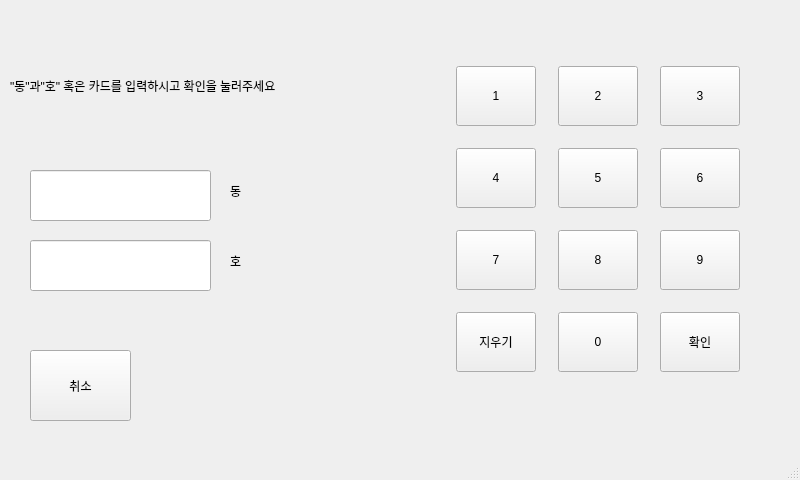
<?xml version="1.0" encoding="UTF-8"?>
<ui version="4.0">
 <class>MainWindow</class>
 <widget class="QMainWindow" name="MainWindow">
  <property name="geometry">
   <rect>
    <x>0</x>
    <y>0</y>
    <width>800</width>
    <height>480</height>
   </rect>
  </property>
  <property name="windowTitle">
   <string>MainWindow</string>
  </property>
  <widget class="QWidget" name="centralwidget">
   <widget class="QLabel" name="lb_call_2">
    <property name="geometry">
     <rect>
      <x>230</x>
      <y>170</y>
      <width>41</width>
      <height>41</height>
     </rect>
    </property>
    <property name="styleSheet">
     <string notr="true">font: italic 26pt &quot;PibotoLt&quot;;
</string>
    </property>
    <property name="text">
     <string>동</string>
    </property>
   </widget>
   <widget class="QWidget" name="gridLayoutWidget">
    <property name="geometry">
     <rect>
      <x>440</x>
      <y>50</y>
      <width>317</width>
      <height>341</height>
     </rect>
    </property>
    <layout class="QGridLayout" name="gridLayout">
     <item row="0" column="0">
      <widget class="QPushButton" name="pb_1">
       <property name="minimumSize">
        <size>
         <width>45</width>
         <height>45</height>
        </size>
       </property>
       <property name="maximumSize">
        <size>
         <width>80</width>
         <height>60</height>
        </size>
       </property>
       <property name="styleSheet">
        <string notr="true">font: italic 28pt &quot;PibotoLt&quot;;</string>
       </property>
       <property name="text">
        <string>1</string>
       </property>
      </widget>
     </item>
     <item row="1" column="1">
      <widget class="QPushButton" name="pb_5">
       <property name="enabled">
        <bool>true</bool>
       </property>
       <property name="minimumSize">
        <size>
         <width>45</width>
         <height>45</height>
        </size>
       </property>
       <property name="maximumSize">
        <size>
         <width>80</width>
         <height>60</height>
        </size>
       </property>
       <property name="styleSheet">
        <string notr="true">font: italic 28pt &quot;PibotoLt&quot;;</string>
       </property>
       <property name="text">
        <string>5</string>
       </property>
      </widget>
     </item>
     <item row="2" column="0">
      <widget class="QPushButton" name="pb_7">
       <property name="enabled">
        <bool>true</bool>
       </property>
       <property name="minimumSize">
        <size>
         <width>45</width>
         <height>45</height>
        </size>
       </property>
       <property name="maximumSize">
        <size>
         <width>80</width>
         <height>60</height>
        </size>
       </property>
       <property name="styleSheet">
        <string notr="true">font: italic 28pt &quot;PibotoLt&quot;;</string>
       </property>
       <property name="text">
        <string>7</string>
       </property>
      </widget>
     </item>
     <item row="1" column="0">
      <widget class="QPushButton" name="pb_4">
       <property name="enabled">
        <bool>true</bool>
       </property>
       <property name="minimumSize">
        <size>
         <width>45</width>
         <height>45</height>
        </size>
       </property>
       <property name="maximumSize">
        <size>
         <width>80</width>
         <height>60</height>
        </size>
       </property>
       <property name="styleSheet">
        <string notr="true">font: italic 28pt &quot;PibotoLt&quot;;</string>
       </property>
       <property name="text">
        <string>4</string>
       </property>
      </widget>
     </item>
     <item row="3" column="0">
      <widget class="QPushButton" name="pb_delete">
       <property name="enabled">
        <bool>true</bool>
       </property>
       <property name="minimumSize">
        <size>
         <width>45</width>
         <height>45</height>
        </size>
       </property>
       <property name="maximumSize">
        <size>
         <width>80</width>
         <height>60</height>
        </size>
       </property>
       <property name="styleSheet">
        <string notr="true">font: italic 14pt &quot;PibotoLt&quot;;</string>
       </property>
       <property name="text">
        <string>지우기</string>
       </property>
      </widget>
     </item>
     <item row="2" column="1">
      <widget class="QPushButton" name="pb_8">
       <property name="enabled">
        <bool>true</bool>
       </property>
       <property name="minimumSize">
        <size>
         <width>45</width>
         <height>45</height>
        </size>
       </property>
       <property name="maximumSize">
        <size>
         <width>80</width>
         <height>60</height>
        </size>
       </property>
       <property name="styleSheet">
        <string notr="true">font: italic 28pt &quot;PibotoLt&quot;;</string>
       </property>
       <property name="text">
        <string>8</string>
       </property>
      </widget>
     </item>
     <item row="3" column="1">
      <widget class="QPushButton" name="pb_0">
       <property name="enabled">
        <bool>true</bool>
       </property>
       <property name="minimumSize">
        <size>
         <width>45</width>
         <height>45</height>
        </size>
       </property>
       <property name="maximumSize">
        <size>
         <width>80</width>
         <height>60</height>
        </size>
       </property>
       <property name="styleSheet">
        <string notr="true">font: italic 28pt &quot;PibotoLt&quot;;</string>
       </property>
       <property name="text">
        <string>0</string>
       </property>
      </widget>
     </item>
     <item row="1" column="2">
      <widget class="QPushButton" name="pb_6">
       <property name="enabled">
        <bool>true</bool>
       </property>
       <property name="minimumSize">
        <size>
         <width>45</width>
         <height>45</height>
        </size>
       </property>
       <property name="maximumSize">
        <size>
         <width>80</width>
         <height>60</height>
        </size>
       </property>
       <property name="styleSheet">
        <string notr="true">font: italic 28pt &quot;PibotoLt&quot;;</string>
       </property>
       <property name="text">
        <string>6</string>
       </property>
      </widget>
     </item>
     <item row="0" column="2">
      <widget class="QPushButton" name="pb_3">
       <property name="enabled">
        <bool>true</bool>
       </property>
       <property name="minimumSize">
        <size>
         <width>45</width>
         <height>45</height>
        </size>
       </property>
       <property name="maximumSize">
        <size>
         <width>80</width>
         <height>60</height>
        </size>
       </property>
       <property name="styleSheet">
        <string notr="true">font: italic 28pt &quot;PibotoLt&quot;;</string>
       </property>
       <property name="text">
        <string>3</string>
       </property>
      </widget>
     </item>
     <item row="0" column="1">
      <widget class="QPushButton" name="pb_2">
       <property name="enabled">
        <bool>true</bool>
       </property>
       <property name="minimumSize">
        <size>
         <width>45</width>
         <height>45</height>
        </size>
       </property>
       <property name="maximumSize">
        <size>
         <width>80</width>
         <height>60</height>
        </size>
       </property>
       <property name="styleSheet">
        <string notr="true">font: italic 28pt &quot;PibotoLt&quot;;</string>
       </property>
       <property name="text">
        <string>2</string>
       </property>
      </widget>
     </item>
     <item row="2" column="2">
      <widget class="QPushButton" name="pb_9">
       <property name="enabled">
        <bool>true</bool>
       </property>
       <property name="minimumSize">
        <size>
         <width>45</width>
         <height>45</height>
        </size>
       </property>
       <property name="maximumSize">
        <size>
         <width>80</width>
         <height>60</height>
        </size>
       </property>
       <property name="styleSheet">
        <string notr="true">font: italic 28pt &quot;PibotoLt&quot;;</string>
       </property>
       <property name="text">
        <string>9</string>
       </property>
      </widget>
     </item>
     <item row="3" column="2">
      <widget class="QPushButton" name="pb_check">
       <property name="enabled">
        <bool>true</bool>
       </property>
       <property name="minimumSize">
        <size>
         <width>45</width>
         <height>45</height>
        </size>
       </property>
       <property name="maximumSize">
        <size>
         <width>80</width>
         <height>60</height>
        </size>
       </property>
       <property name="styleSheet">
        <string notr="true">font: italic 14pt &quot;PibotoLt&quot;;</string>
       </property>
       <property name="text">
        <string>확인</string>
       </property>
      </widget>
     </item>
    </layout>
   </widget>
   <widget class="QLabel" name="label">
    <property name="geometry">
     <rect>
      <x>10</x>
      <y>60</y>
      <width>421</width>
      <height>51</height>
     </rect>
    </property>
    <property name="styleSheet">
     <string notr="true">
font: italic 13pt &quot;PibotoLt&quot;;
</string>
    </property>
    <property name="text">
     <string>&quot;동&quot;과&quot;호&quot; 혹은 카드를 입력하시고 확인을 눌러주세요</string>
    </property>
   </widget>
   <widget class="QPushButton" name="pb_cancel">
    <property name="geometry">
     <rect>
      <x>30</x>
      <y>350</y>
      <width>101</width>
      <height>71</height>
     </rect>
    </property>
    <property name="styleSheet">
     <string notr="true">font: italic 18pt &quot;PibotoLt&quot;;
</string>
    </property>
    <property name="text">
     <string>취소</string>
    </property>
   </widget>
   <widget class="QLabel" name="lb_ho">
    <property name="geometry">
     <rect>
      <x>230</x>
      <y>240</y>
      <width>41</width>
      <height>41</height>
     </rect>
    </property>
    <property name="styleSheet">
     <string notr="true">
font: italic 26pt &quot;PibotoLt&quot;;</string>
    </property>
    <property name="text">
     <string>호</string>
    </property>
   </widget>
   <widget class="QLineEdit" name="le_dong">
    <property name="geometry">
     <rect>
      <x>30</x>
      <y>170</y>
      <width>181</width>
      <height>51</height>
     </rect>
    </property>
    <property name="styleSheet">
     <string notr="true">font: italic 24pt &quot;PibotoLt&quot;;</string>
    </property>
    <property name="text">
     <string/>
    </property>
   </widget>
   <widget class="QLineEdit" name="le_ho">
    <property name="geometry">
     <rect>
      <x>30</x>
      <y>240</y>
      <width>181</width>
      <height>51</height>
     </rect>
    </property>
    <property name="styleSheet">
     <string notr="true">font: italic 24pt &quot;PibotoLt&quot;;</string>
    </property>
   </widget>
  </widget>
  <widget class="QMenuBar" name="menubar">
   <property name="geometry">
    <rect>
     <x>0</x>
     <y>0</y>
     <width>800</width>
     <height>27</height>
    </rect>
   </property>
  </widget>
  <widget class="QStatusBar" name="statusbar"/>
 </widget>
 <resources/>
 <connections/>
</ui>
